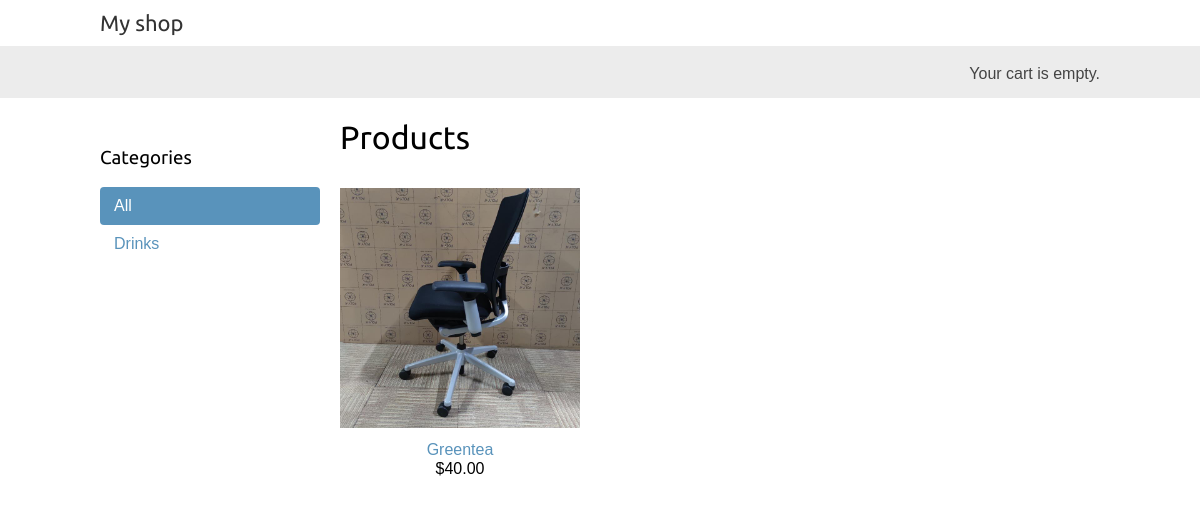
The app's page /, older data.
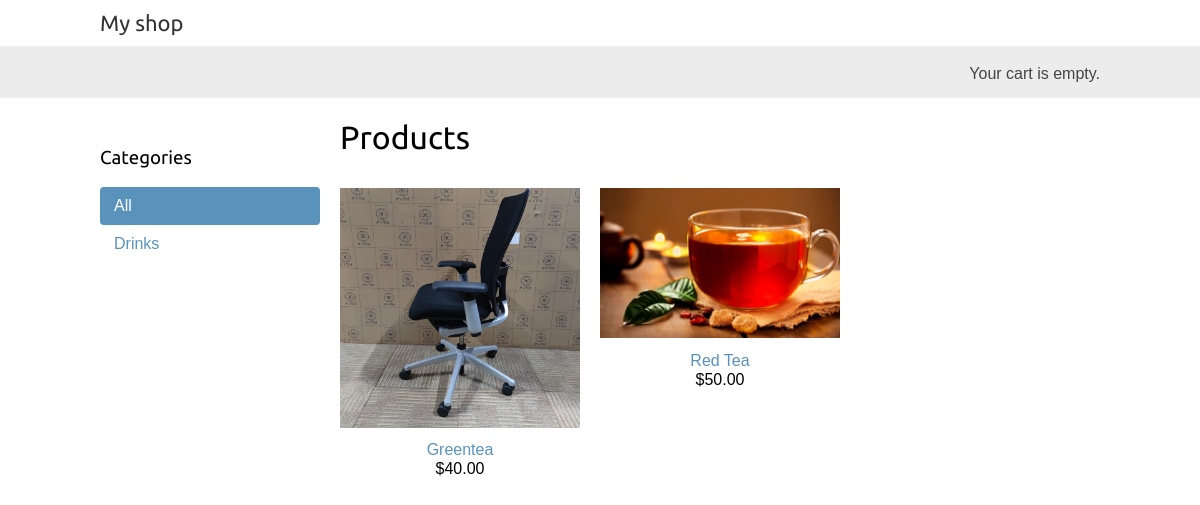
The same page, newer data.
### shop/models.py (models this page shows, shortened)
class Category(models.Model):
    name = models.CharField(max_length=200,
                            db_index=True)
    slug = models.SlugField(max_length=200,
                            unique=True)
    def get_absolute_url(self):
        return reverse('shop:product_list_by_category',
                       args=[self.slug])
    class Meta:
        ordering = ('name',)
        verbose_name = 'category'
        verbose_name_plural = 'categories'

class Product(models.Model):
    category = models.ForeignKey(Category,
                                 related_name='products',
                                 on_delete=models.CASCADE)
    name = models.CharField(max_length=200, db_index=True)
    slug = models.SlugField(max_length=200, db_index=True)
    image = models.ImageField(storage=media_storage,upload_to='products/%Y/%m/%d',
                              blank=True)
    description = models.TextField(blank=True)
    price = models.DecimalField(max_digits=10, decimal_places=2)
    available = models.BooleanField(default=True)
    created = models.DateTimeField(auto_now_add=True)
    updated = models.DateTimeField(auto_now=True)
    def get_absolute_url(self):
        return reverse('shop:product_detail',
                       args=[self.id, self.slug])
    class Meta:
        ordering = ('name',)
        index_together = (('id', 'slug'),)

### shop/views.py (the view)
# urls.py: path('', views.product_list, name='product_list'),
def product_list(request, category_slug=None):
    category = None
    categories = Category.objects.all()
    products = Product.objects.filter(available=True)
    if category_slug:
        category = get_object_or_404(Category, slug=category_slug)
        products = products.filter(category=category)
    return render(request,
                  'shop/product/list.html',
                  {'category': category,
                   'categories': categories,
                   'products': products})

### cart/cart.py (called while the page is built)
    def __len__(self):
        return sum(item['quantity'] for item in self.cart.values())

### cart/context_processors.py (called while the page is built)
def cart(request):
    return {'cart': Cart(request)}

### shop/templates/shop/product/list.html (shortened to what this page needs)
{% extends "shop/base.html" %}
{% load static %}
{% block content %}
  <div id="sidebar">
    <h3>Categories</h3>
    <ul>
      <li {% if not category %}class="selected"{% endif %}>
        <a href="{% url "shop:product_list" %}">All</a>
      </li>
      {% for c in categories %}
        <li >
          <a href="{{ c.get_absolute_url }}">{{ c.name }}</a>
        </li>
      {% endfor %}
    </ul>
  </div>
  <div id="main" class="product-list">
    <h1>{% if category %}{{ category.name }}{% else %}Products
    {% endif %}</h1>
    {% for product in products %}
      <div class="item">
        <a href="{{ product.get_absolute_url }}">
          <img src="{% if product.image %}{{ product.image.url }}{% else %}{% static "img/no_image.png" %}{% endif %}">
        </a>
        <a href="{{ product.get_absolute_url }}">{{ product.name }}</a>
        <br>
        ${{ product.price }}
      </div>
    {% endfor %}
  </div>
{% endblock %}

### shop/templates/shop/base.html (shortened to what this page needs)
{% load static %}
<!DOCTYPE html>
<html>
  <head>
    <link href="{% static "css/base.css" %}" rel="stylesheet">
  </head>
  <body>
    <div id="header">
      <a href="/" class="logo">My shop</a>
    </div>
    <div id="subheader">
      <div class="cart">
        {% with total_items=cart|length %}
          {% if total_items > 0 %}
            Your cart:
            <a href="{% url "cart:cart_detail" %}">
              {{ total_items }} item{{ total_items|pluralize }},
              ${{ cart.get_total_price }}
            </a>
          {% else %}
            Your cart is empty.
          {% endif %}
        {% endwith %}
      </div>
    </div>
    <div id="content">
      {% block content %}
      {% endblock %}
    </div>
  </body>
</html>

### shop/static/css/base.css (style rules this page uses)
body { margin:0; padding:0; font-family:helvetica, sans-serif; }
h1, h2, h3, h4, h5 , h6 { font-family: 'Ubuntu', sans-serif; font-weight:normal; }
a { text-decoration:none; color:#5993bb; }
#header { padding:10px 100px; font-size:18px; overflow:auto; }
#subheader { background:#ececec; color:#444; padding:15px 100px; overflow:auto; }
#header .logo { font-family: 'Ubuntu', sans-serif; float:left; color:#333; font-size:22px; margin-right:10%; }
#subheader .cart { float:right; padding-top:4px; }
#content { padding:0 100px; overflow:hidden; }
#sidebar { width:220px; padding:30px 20px 0 0; float:left; }
#sidebar ul { margin:0; padding:0; }
#sidebar ul li { margin:0; list-style:none; padding:10px 14px; }
#sidebar ul li a { display:block; }
#sidebar ul li.selected { background:#5993bb; border-radius:4px; }
#sidebar ul li.selected a { color:#fff; }
#main { float:left; width: 96%; margin-right:-220px; overflow:hidden; }
.product-list .item { width:25%; padding:10px 20px 10px 0; float:left; text-align:center; line-height:1.2; }
.product-list .item img { width:100%; margin-bottom:8px; }

Row changes from the older to the newer data that the page shows:
added Product: image (picture), name "Red Tea", price "50.00"
